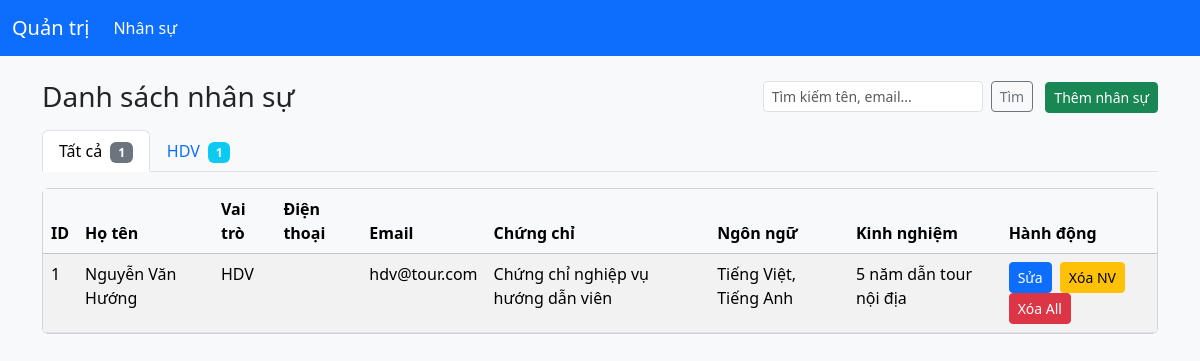
The page /index.php?act=admin/nhanSu on the database its author committed.
### tables this page shows
CREATE TABLE nhan_su (
  nhan_su_id INT PRIMARY KEY AUTO_INCREMENT,
  nguoi_dung_id INT,
  vai_tro ENUM('HDV','DieuHanh','TaiXe','Khac'),
  chung_chi TEXT,
  ngon_ngu TEXT,
  kinh_nghiem TEXT,
  suc_khoe TEXT,

  FOREIGN KEY (nguoi_dung_id) REFERENCES nguoi_dung(id)
);

CREATE TABLE nguoi_dung (
  id INT PRIMARY KEY AUTO_INCREMENT,
  ten_dang_nhap VARCHAR(100) UNIQUE,
  mat_khau VARCHAR(255),
  ho_ten VARCHAR(255),
    avatar varchar(255),
  email VARCHAR(255),
  so_dien_thoai VARCHAR(20),
  vai_tro ENUM('Admin','HDV','KhachHang','NhaCungCap'),
  quyen_cap_cao BOOLEAN DEFAULT FALSE,
  trang_thai ENUM('HoatDong','BiKhoa') DEFAULT 'HoatDong',
  ngay_tao TIMESTAMP DEFAULT CURRENT_TIMESTAMP
);

### controllers/AdminController.php (called while the page is built, shortened)
<?php
class AdminController {
    public function nhanSu() {
        require_once 'models/NhanSu.php';
        $nhanSuModel = new NhanSu();
        $q = isset($_GET['q']) ? trim($_GET['q']) : '';
        $role = isset($_GET['role']) ? trim($_GET['role']) : '';
        $roles = $nhanSuModel->getRoles();
        $data_by_role = [];
        if (!empty($roles)) {
            foreach ($roles as $r) {
                $data_by_role[$r] = $nhanSuModel->getByRole($r);
            }
        }
        if ($q !== '') {
            $nhan_su_list = $nhanSuModel->search($q);
            $active_role = null;
        } elseif ($role !== '' && isset($data_by_role[$role])) {
            $nhan_su_list = $data_by_role[$role];
            $active_role = $role;
        } else {
            $nhan_su_list = $nhanSuModel->getAll();
            $active_role = null;
        }
        require 'views/admin/quan_ly_nhan_su.php';
    }
}

### commons/env.php (called while the page is built, shortened)
<?php
function getPDOConnection() {
    try {
        $conn = new PDO(
            "mysql:host=" . DB_HOST . ";port=" . DB_PORT . ";dbname=" . DB_NAME . ";charset=utf8mb4",
            DB_USERNAME,
            DB_PASSWORD,
            [
                PDO::ATTR_ERRMODE => PDO::ERRMODE_EXCEPTION,
                PDO::ATTR_DEFAULT_FETCH_MODE => PDO::FETCH_ASSOC,
                PDO::ATTR_EMULATE_PREPARES => false
            ]
        );
        $conn->exec("SET time_zone = '+07:00'");
        return $conn;
    } catch (PDOException $e) {
        die("Kết nối thất bại: " . $e->getMessage());
    }
}

### commons/function.php (called while the page is built, shortened)
<?php
function connectDB() {
    return getPDOConnection();
}

### models/NhanSu.php (called while the page is built, shortened)
<?php
class NhanSu
{
    public $conn;
    public function __construct()
    {
        $this->conn = connectDB();
    }
    public function getAll() {
        $sql = "SELECT ns.*, nd.ho_ten, nd.email, nd.so_dien_thoai, nd.ten_dang_nhap, nd.id as nguoi_dung_id_full
                FROM nhan_su AS ns
                LEFT JOIN nguoi_dung AS nd ON ns.nguoi_dung_id = nd.id
                ORDER BY nd.ho_ten ASC";
        $stmt = $this->conn->prepare($sql);
        $stmt->execute();
        return $stmt->fetchAll();
    }
    public function getByRole($role) {
        $sql = "SELECT ns.*, nd.ho_ten, nd.email, nd.so_dien_thoai, nd.ten_dang_nhap, nd.id as nguoi_dung_id_full
                FROM nhan_su AS ns
                LEFT JOIN nguoi_dung AS nd ON ns.nguoi_dung_id = nd.id
                WHERE ns.vai_tro = ?
                ORDER BY nd.ho_ten ASC";
        $stmt = $this->conn->prepare($sql);
        $stmt->execute([$role]);
        return $stmt->fetchAll();
    }
    public function getRoles() {
        $roles = [];
        try {
            $sql = "SELECT DISTINCT vai_tro AS role FROM nhan_su WHERE vai_tro IS NOT NULL AND vai_tro != ''";
            $stmt = $this->conn->prepare($sql);
            $stmt->execute();
            $rows = $stmt->fetchAll();
            foreach ($rows as $r) { $roles[] = $r['role']; }
        } catch (Exception $e) {
        }
        return $roles;
    }
}
?>

### views/admin/quan_ly_nhan_su.php (the view, shortened to what this page needs)
<!DOCTYPE html>
<html lang="vi">
<head>
    <link href="https://cdn.jsdelivr.net/npm/bootstrap@5.3.2/dist/css/bootstrap.min.css" rel="stylesheet">
</head>
<body class="bg-light">
    <nav class="navbar navbar-expand-lg navbar-dark bg-primary mb-4">
        <div class="container-fluid">
            <a class="navbar-brand" href="index.php?act=admin/dashboard">Quản trị</a>
            <div class="collapse navbar-collapse">
                <ul class="navbar-nav me-auto mb-2 mb-lg-0">
                    <li class="nav-item"><a class="nav-link active" href="#">Nhân sự</a></li>
                </ul>
            </div>
        </div>
    </nav>
    <div class="container">
        <div class="d-flex justify-content-between align-items-center mb-3">
            <h3 class="m-0">Danh sách nhân sự</h3>
            <div>
                <form class="d-inline-flex align-items-center" method="get" action="index.php">
                    <input class="form-control form-control-sm me-2" type="search" placeholder="Tìm kiếm tên, email..." aria-label="Search" name="q" value="<?php echo htmlspecialchars($_GET['q'] ?? '') ?>">
                    <button class="btn btn-sm btn-outline-secondary me-2" type="submit">Tìm</button>
                </form>
                <button id="btnAdd" class="btn btn-sm btn-success" data-bs-toggle="modal" data-bs-target="#nhanSuModal">Thêm nhân sự</button>
            </div>
        </div>
        <?php if (!empty($roles)): ?>
            <ul class="nav nav-tabs mb-3" role="tablist">
                <li class="nav-item" role="presentation">
                    <button class="nav-link <?php echo ($active_role===null)?'active':''; ?>" id="tab-all" type="button" role="tab" data-bs-toggle="tab" data-bs-target="#content-all">
                        Tất cả <span class="badge bg-secondary ms-1"><?php echo count($nhan_su_list); ?></span>
                    </button>
                </li>
                <?php foreach($roles as $r): $count = isset($data_by_role[$r]) ? count($data_by_role[$r]) : 0; ?>
                    <li class="nav-item" role="presentation">
                        <button class="nav-link <?php echo ($active_role===$r)?'active':''; ?>" id="tab-<?php echo htmlspecialchars($r); ?>" type="button" role="tab" data-bs-toggle="tab" data-bs-target="#content-<?php echo htmlspecialchars($r); ?>">
                            <?php echo htmlspecialchars($r); ?> <span class="badge bg-info ms-1"><?php echo $count; ?></span>
                        </button>
                    </li>
                <?php endforeach; ?>
            </ul>
        <?php endif; ?>
        <div class="card">
            <div class="card-body p-0">
                <div class="table-responsive">
                    <table class="table table-striped mb-0">
                        <thead class="table-light">
                            <tr>
                                <th>ID</th>
                                <th>Họ tên</th>
                                <th>Vai trò</th>
                                <th>Điện thoại</th>
                                <th>Email</th>
                                <th>Chứng chỉ</th>
                                <th>Ngôn ngữ</th>
                                <th>Kinh nghiệm</th>
                                <th>Hành động</th>
                            </tr>
                        </thead>
                        <tbody>
                        <?php if (!empty($nhan_su_list)): ?>
                            <?php foreach ($nhan_su_list as $nhan_su): ?>
                                <tr>
                                    <td><?php echo htmlspecialchars($nhan_su['nhan_su_id']); ?></td>
                                    <td><?php echo htmlspecialchars($nhan_su['ho_ten'] ?? ''); ?></td>
                                    <td><?php echo htmlspecialchars($nhan_su['vai_tro'] ?? ''); ?></td>
                                    <td><?php echo htmlspecialchars($nhan_su['so_dien_thoai'] ?? ''); ?></td>
                                    <td><?php echo htmlspecialchars($nhan_su['email'] ?? ''); ?></td>
                                    <td><?php echo htmlspecialchars($nhan_su['chung_chi'] ?? ''); ?></td>
                                    <td><?php echo htmlspecialchars($nhan_su['ngon_ngu'] ?? ''); ?></td>
                                    <td><?php echo htmlspecialchars($nhan_su['kinh_nghiem'] ?? ''); ?></td>
                                    <td class="table-actions">
                                        <button class="btn btn-sm btn-primary btn-edit"
                                            data-id="<?php echo $nhan_su['nhan_su_id']; ?>"
                                            data-vai_tro="<?php echo htmlspecialchars($nhan_su['vai_tro'] ?? ''); ?>"
                                            data-chung_chi="<?php echo htmlspecialchars($nhan_su['chung_chi'] ?? ''); ?>"
                                            data-ngon_ngu="<?php echo htmlspecialchars($nhan_su['ngon_ngu'] ?? ''); ?>"
                                            data-kinh_nghiem="<?php echo htmlspecialchars($nhan_su['kinh_nghiem'] ?? ''); ?>"
                                            data-suc_khoe="<?php echo htmlspecialchars($nhan_su['suc_khoe'] ?? ''); ?>"
                                            data-user_info="<?php echo htmlspecialchars(($nhan_su['ho_ten'] ?? '') . ' (' . ($nhan_su['ten_dang_nhap'] ?? '') . ')'); ?>"
                                            >Sửa</button>
                                            <a href="index.php?act=admin/nhanSu_delete&id=<?php echo $nhan_su['nhan_su_id']; ?>" class="btn btn-sm btn-warning" onclick="return confirm('Xóa nhân sự này? (Tài khoản sẽ được giữ)');">Xóa NV</a>
                                            <a href="index.php?act=admin/nhanSu_delete&id=<?php echo $nhan_su['nhan_su_id']; ?>&delete_user=1" class="btn btn-sm btn-danger" onclick="return confirm('XÓA VĨ VIỄN: Nhân sự này và tài khoản liên kết sẽ bị xóa. Bạn chắc chắn?');">Xóa All</a>
                                    </td>
                                </tr>
                            <?php endforeach; ?>
                        <?php else: ?>
                            <tr><td colspan="9" class="text-center">Không có nhân sự nào.</td></tr>
                        <?php endif; ?>
                        </tbody>
                    </table>
                </div>
            </div>
        </div>
    </div>
</body>
</html>

### views/admin/quan_ly_nhan_su.php (style rules this page uses)
.table-actions button { margin-right: 4px; }

### rows shown on the page
nhan_su: nhan_su_id "1", nguoi_dung.ho_ten "Nguyễn Văn Hướng", vai_tro "HDV", nguoi_dung.email "hdv@tour.com", chung_chi "Chứng chỉ nghiệp vụ hướng dẫn viên", ngon_ngu "Tiếng Việt, Tiếng Anh", kinh_nghiem "5 năm dẫn tour nội địa"

### other values the page prints
count($nhan_su_list) "1"
$r "HDV"
$count "1"
